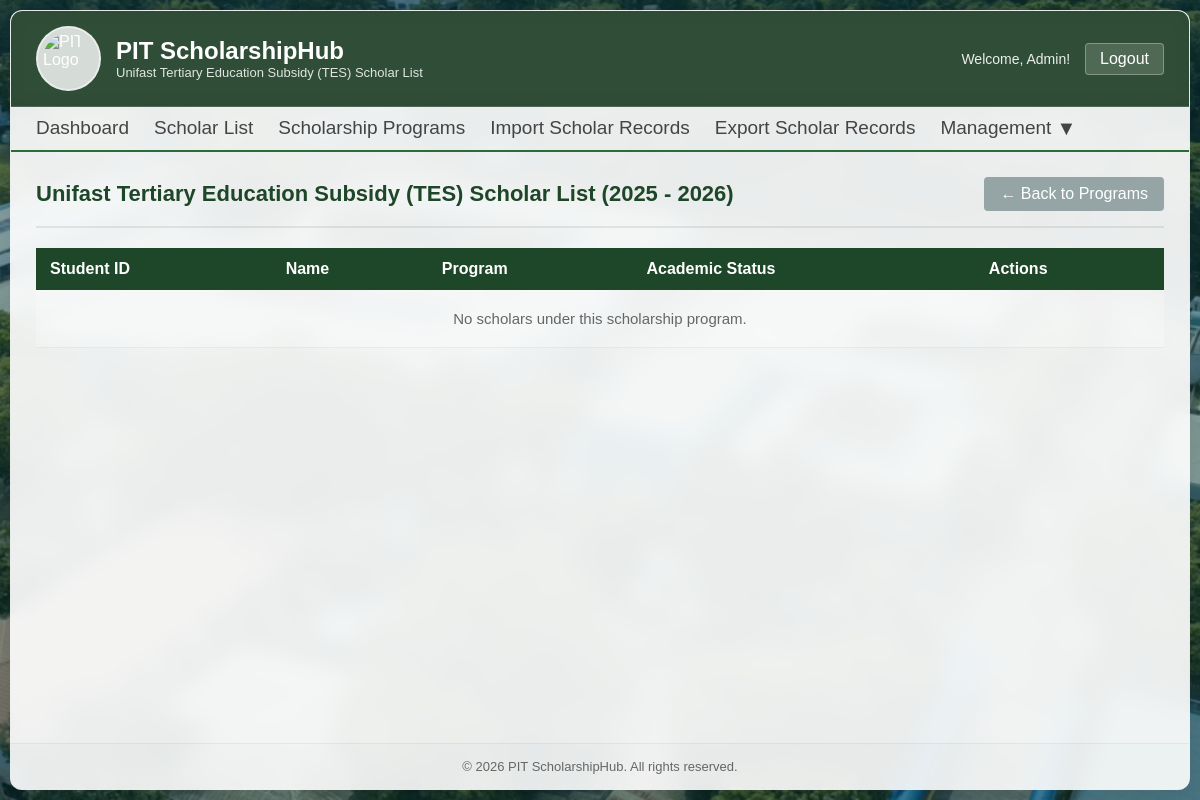
The page /admin/scholarship_scholar_list.php?id=19 (signed in) on the database as committed earlier.
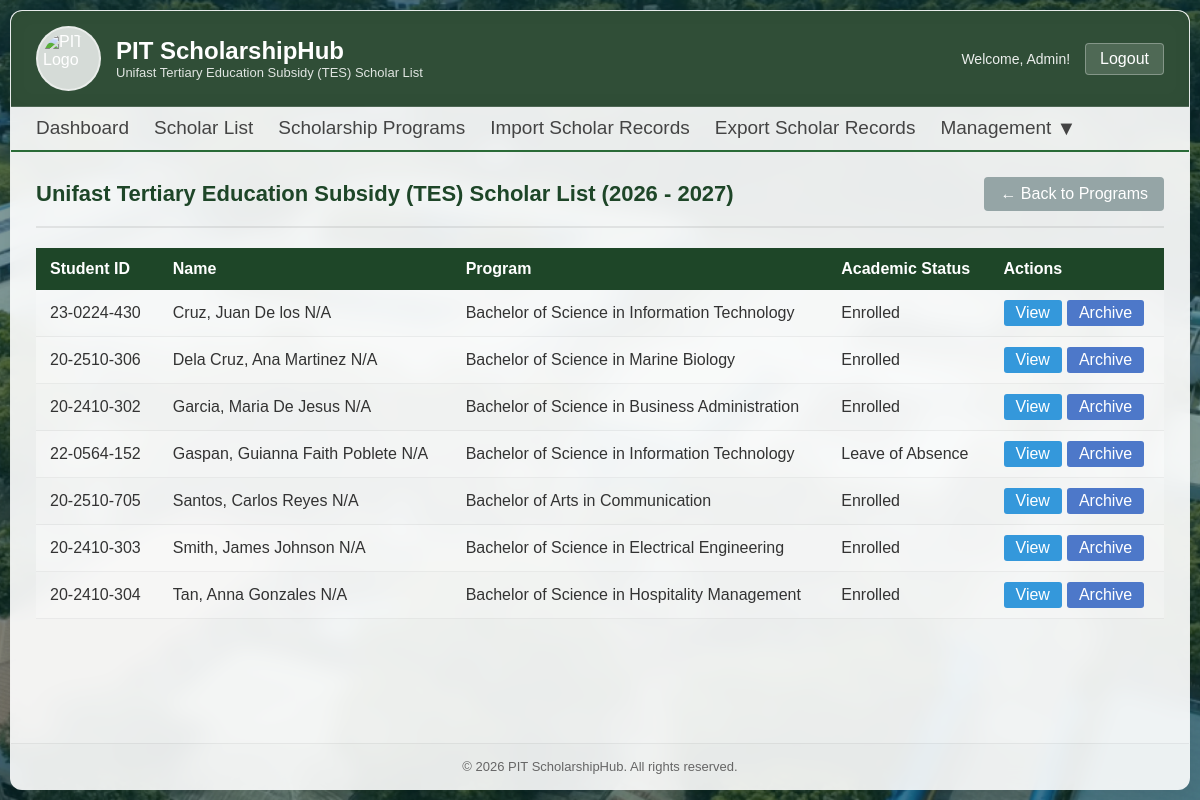
The same page on the database as committed later.
### tables this page shows
CREATE TABLE `scholarship_program` (
  `id` int(11) NOT NULL,
  `name` varchar(255) NOT NULL,
  `code` varchar(255) NOT NULL,
  `description` text NOT NULL,
  `min_gwa_req` decimal(3,2) DEFAULT NULL,
  `pay_amount` decimal(10,2) DEFAULT NULL,
  `is_active` tinyint(4) NOT NULL,
  `is_archived` tinyint(4) NOT NULL DEFAULT 0,
  `school_year` varchar(20) NOT NULL,
  `provider_id` int(11) DEFAULT NULL,
  `scholarship_type` varchar(255) NOT NULL
);

CREATE TABLE `scholar_info` (
  `id` int(11) NOT NULL,
  `student_id` varchar(11) NOT NULL,
  `philsys_id` varchar(50) DEFAULT NULL,
  `lrn` varchar(50) DEFAULT NULL,
  `four_ps_id` varchar(50) DEFAULT NULL,
  `last_name` varchar(50) NOT NULL,
  `given_name` varchar(50) NOT NULL,
  `ext_name` varchar(10) NOT NULL,
  `middle_name` varchar(50) NOT NULL,
  `sex` tinyint(4) NOT NULL,
  `birthdate` date NOT NULL,
  `scholarship_program_id` int(11) NOT NULL,
  `program_id` int(11) NOT NULL,
  `year_level` int(11) NOT NULL,
  `academic_status` enum('Active','Enrolled','Not Enrolled','Graduated','Dropped','Transferred','Leave of Absence') NOT NULL,
  `loa_semester` varchar(20) DEFAULT NULL,
  `loa_school_year` varchar(20) DEFAULT NULL,
  `father_last_name` varchar(50) NOT NULL,
  `father_given_name` varchar(50) NOT NULL,
  `father_middle_name` varchar(50) NOT NULL,
  `father_contact` varchar(15) DEFAULT 'N/A',
  `mother_last_name` varchar(50) NOT NULL,
  `mother_given_name` varchar(50) NOT NULL,
  `mother_middle_name` varchar(50) NOT NULL,
  `mother_contact` varchar(15) DEFAULT 'N/A',
  `permanent_address` varchar(255) NOT NULL,
  `street` varchar(255) NOT NULL,
  `town_city` varchar(255) NOT NULL,
  `province` varchar(255) NOT NULL,
  `barangay_id` bigint(20) DEFAULT NULL,
  `city_id` bigint(20) DEFAULT NULL,
  `province_id` bigint(20) DEFAULT NULL,
  `region_id` bigint(20) DEFAULT NULL,
  `country` varchar(100) NOT NULL,
  `zipcode` varchar(10) NOT NULL,
  `disability` varchar(255) NOT NULL,
  `contact_num` varchar(11) NOT NULL,
  `email` varchar(255) NOT NULL,
  `ip_group` varchar(255) DEFAULT NULL,
  `is_child_of_solo_parent` tinyint(1) DEFAULT 0,
  `username` varchar(255) NOT NULL,
  `password` varchar(255) NOT NULL,
  `is_archived` tinyint(4) NOT NULL DEFAULT 0,
  `school_year` varchar(20) NOT NULL,
  `profile_picture` varchar(255) DEFAULT NULL,
  `is_password_changed` tinyint(4) NOT NULL DEFAULT 0
);

CREATE TABLE `program` (
  `id` int(11) NOT NULL,
  `name` varchar(255) NOT NULL,
  `college_id` int(11) NOT NULL
);

### includes/check_permission.php (called while the page is built, shortened)
<?php
function canAccessPage($conn, $user_id, $page) {
    $sql = "SELECT role FROM scholarship_users WHERE id = ?";
    $stmt = $conn->prepare($sql);
    $stmt->bind_param("i", $user_id);
    $stmt->execute();
    $result = $stmt->get_result();
    if ($row = $result->fetch_assoc()) {
        if ($row['role'] === 'admin') return true;
    }
    $permissions = getUserPermissions($conn, $user_id);
    return isset($permissions[$page]) && in_array('view', $permissions[$page]);
}
function hasPermission($conn, $user_id, $page, $action) {
    $sql = "SELECT role FROM scholarship_users WHERE id = ?";
    $stmt = $conn->prepare($sql);
    $stmt->bind_param("i", $user_id);
    $stmt->execute();
    $result = $stmt->get_result();
    if ($row = $result->fetch_assoc()) {
        if ($row['role'] === 'admin') return true;
    }
    $permissions = getUserPermissions($conn, $user_id);
    return isset($permissions[$page]) && in_array($action, $permissions[$page]);
}
    ?>

### admin/scholarship_scholar_list.php (the view, shortened to what this page needs)
<?php
include __DIR__ . "/../includes/conn.php";
include __DIR__ . "/../includes/check_permission.php";
$scholarship_id = (int) ($_GET['id'] ?? 0);
$scholarship_name = "";
$sql = "SELECT
            scholar_info.id AS scholar_id,
            student_id,
            last_name,
            given_name,
            middle_name,
            ext_name,
            academic_status,
            program.name AS program_name
            FROM scholar_info
            INNER JOIN program ON scholar_info.program_id = program.id
            WHERE scholarship_program_id = ? AND scholar_info.is_archived = 0
            ORDER BY scholar_info.last_name ASC";
$stmt = $conn->prepare($sql);
$stmt->bind_param("i", $scholarship_id);
$stmt->execute();
$result = $stmt->get_result();
$scholarship_name_sql = "SELECT name, school_year FROM scholarship_program WHERE id = ?";
$scholarship_name_stmt = $conn->prepare($scholarship_name_sql);
$scholarship_name_stmt->bind_param("i", $scholarship_id);
if($scholarship_name_stmt->execute()) {
    $scholarship_name_result = $scholarship_name_stmt->get_result();
    if($row = $scholarship_name_result->fetch_assoc()) {
        $scholarship_name = $row['name'];
        $school_year = $row['school_year'];
    }
} else {
    $_SESSION['fail'] = "Scholarship record not found.";
    header("Location: scholarship_program.php");
    exit();
}
?>
<!DOCTYPE html>
<html>
<head>
    <link rel="stylesheet" href="../assets/css/scholarship_scholar_list.css?v=<?= filemtime('../assets/css/scholarship_scholar_list.css') ?>">
    <link rel="stylesheet" href="../assets/css/modals.css?v=<?= filemtime('../assets/css/modals.css') ?>">
</head>
<body>
    <?php if(!isset($_SESSION['user_id']) || ($_SESSION['role'] !== 'admin' && $_SESSION['role'] !== 'staff')) :
        $_SESSION['fail'] = "You are no logged in!";
        header("Location: ../portal.php");
        exit();
    else : ?>
        <div class="container">
            <div class="header">
                <div class="header-left">
                    <img src="../assets/images/PIT%20LOGO.png" alt="PIT Logo">
                    <div>
                        <h1>PIT ScholarshipHub</h1>
                        <p><?= htmlspecialchars($scholarship_name) ?> Scholar List</p>
                    </div>
                </div>
                <div class="header-right">
                    <span class="welcome-text">Welcome, Admin!</span>
                    <form action="../functions/logout.php" method="post" style="display: inline;">
                        <button type="submit" class="logout-btn" onclick="return confirm('Logout?')">Logout</button>
                    </form>
                </div>
            </div>
            <?php include __DIR__ . "/../includes/navigation.php"; ?>
            <div class="page-content">
                <div class="page-header">
                    <h2><?= htmlspecialchars($scholarship_name) ?> Scholar List (<?= $school_year ?>)</h2>
                    <div class="page-actions">
                        <a href="scholarship_program.php" class="btn btn-secondary">← Back to Programs</a>
                    </div>
                </div>
                <div class="table-wrapper">
                    <table>
                        <thead>
                            <tr>
                                <th>Student ID</th>
                                <th>Name</th>
                                <th>Program</th>
                                <th>Academic Status</th>
                                <th>Actions</th>
                            </tr>
                        </thead>
                        <tbody>
                            <?php if($result->num_rows > 0) : ?>
                                <?php while($row = $result->fetch_assoc()) : ?>
                                    <tr>
                                        <td><?= htmlspecialchars($row['student_id']) ?></td>
                                        <td><?= htmlspecialchars($row['last_name']) ?>, <?= htmlspecialchars($row['given_name']) ?> <?= htmlspecialchars($row['middle_name']) ?> <?= htmlspecialchars($row['ext_name']) ?></td>
                                        <td><?= htmlspecialchars($row['program_name']) ?></td>
                                        <td><?= htmlspecialchars($row['academic_status']) ?></td>
                                        <td>
                                            <div class="action-buttons">
                                                <a href="scholar_profile.php?scholar_id=<?= $row['scholar_id'] ?>" class="btn-sm btn-view">View</a>
                                                <form action="<?= $_SERVER['PHP_SELF'] ?>?id=<?= $scholarship_id ?>" method="POST" style="display: inline;">
                                                    <?php if(hasPermission($conn, $_SESSION['user_id'], 'scholars', 'archive')) : ?>
                                                        <button type="submit" name="archive" class="btn-sm btn-archive" onclick="return confirm('Archive Scholar?')">Archive</button>
                                                    <?php endif; ?>
                                                </form>
                                            </div>
                                        </td>
                                    </tr>
                                <?php endwhile; ?>
                            <?php else : ?>
                                <tr>
                                    <td colspan="5" class="no-data">No scholars under this scholarship program.</td>
                                </tr>
                            <?php endif; ?>
                        </tbody>
                    </table>
                </div>
            </div>
            <div class="footer">
                © 2026 PIT ScholarshipHub. All rights reserved.
            </div>
        </div>
    <?php endif; ?>
</body>
</html>

### includes/navigation.php (shortened to what this page needs)
<?php
$current_page = basename($_SERVER['PHP_SELF']);
function isActive($pages, $current_page) {
    if (is_array($pages)) {
        return in_array($current_page, $pages) ? 'active' : '';
    }
    return $current_page === $pages ? 'active' : '';
}
$scholar_pages = [
    'scholar_list.php',
    'add_scholar.php',
    'edit_scholar.php',
    'scholar_profile.php',
    'academic_performance.php',
    'add_academic_performance.php',
    'edit_academic_performance.php'
];
$program_pages = [
    'scholarship_program.php',
    'add_scholarship.php',
    'edit_scholarship.php',
    'providers.php'
];
$announcement_pages = [
    'announcements.php',
    'add_announcement.php',
    'edit_announcement.php'
];
$management_pages = array_merge(
    $announcement_pages,
    ['program_management.php', 'account_management.php', 'archive.php', 'audit_trail.php']
);
?>
<nav class="nav-bar">
    <ul>
        <li>
            <a href="dashboard.php" class="<?= isActive('dashboard.php', $current_page) ?>">Dashboard</a>
        </li>
        <?php if(canAccessPage($conn, $_SESSION['user_id'], 'scholars')) : ?>
            <li>
                <a href="scholar_list.php" class="<?= isActive($scholar_pages, $current_page) ?>">Scholar List</a>
            </li>
        <?php endif; ?>
        <?php if(canAccessPage($conn, $_SESSION['user_id'], 'scholarship_programs')) : ?>
            <li>
                <a href="scholarship_program.php" class="<?= isActive($program_pages, $current_page) ?>">Scholarship Programs</a>
            </li>
        <?php endif; ?>
        <?php if(hasPermission($conn, $_SESSION['user_id'], 'import_export', 'import')) : ?>
            <li>
                <a href="upload_excel.php" class="<?= isActive('upload_excel.php', $current_page) ?>">Import Scholar Records</a>
            </li>
        <?php endif; ?>
        <?php if(hasPermission($conn, $_SESSION['user_id'], 'import_export', 'export')) : ?>
            <li>
                <a href="export_scholars.php" class="<?= isActive('export_scholars.php', $current_page) ?>">Export Scholar Records</a>
            </li>
        <?php endif; ?>
        <?php
        $can_see_management = canAccessPage($conn, $_SESSION['user_id'], 'announcements') ||
                              canAccessPage($conn, $_SESSION['user_id'], 'program_management') ||
                              $_SESSION['role'] === 'admin';
        if($can_see_management) :
        ?>
            <li class="dropdown">
                <a href="#" class="dropdown-toggle <?= isActive($management_pages, $current_page) ?>">
                    Management <div class="arrow-down">▼</div>
                </a>
                    <?php if(canAccessPage($conn, $_SESSION['user_id'], 'program_management')) : ?>
                        <li>
                            <a href="program_management.php" class="<?= isActive('program_management.php', $current_page) ?>">Programs & Colleges</a>
                        </li>
                    <?php endif; ?>
            </li>
        <?php endif; ?>
    </ul>
</nav>

### assets/css/scholarship_scholar_list.css (style rules this page uses)
* { margin: 0; padding: 0; box-sizing: border-box; }
body { font-family: Arial, sans-serif; color: #333; min-height: 100vh; position: relative; background-image: url('../images/background.png'); background-repeat: no-repeat; background-size: cover; background-position: center; background-attachment: fixed; display: flex; align-items: stretch; justify-content: center; padding: 10px; box-sizing: border-box; }
body::before { content: ''; position: fixed; top: 0; left: 0; width: 100%; height: 100%; background: rgba(0, 0, 0, 0.15); z-index: -1; pointer-events: none; }
.container { max-width: 1500px; width: 100%; margin: 0; padding: 0; background: rgba(255, 255, 255, 0.85); backdrop-filter: blur(10px); -webkit-backdrop-filter: blur(10px); border: 1px solid rgba(255, 255, 255, 0.3); border-radius: 12px; box-shadow: 0 8px 32px rgba(0, 0, 0, 0.1); overflow: hidden; display: flex; flex-direction: column; min-height: calc(100vh - 20px); }
.header { background: rgba(26, 59, 34, 0.9) !important; backdrop-filter: blur(10px); color: #fff; padding: 15px 25px; border-radius: 0; display: flex; justify-content: space-between; align-items: center; flex-wrap: wrap; border-bottom: 1px solid rgba(255, 255, 255, 0.15); }
.header-left { display: flex; align-items: center; gap: 15px; }
.header-left img { width: 65px; height: 65px; padding: 5px; border-radius: 50%; object-fit: cover; border: 2px solid rgba(255,255,255,0.5); background-color: rgba(255, 255, 255, 0.8); }
.header-left h1 { font-size: 24px; }
.header-left p { font-size: 13px; opacity: 0.85; }
.header-right { display: flex; align-items: center; gap: 15px; }
.welcome-text { font-size: 14px; opacity: 0.9; }
.logout-btn { background: rgba(255,255,255,0.15); color: #fff; border: 1px solid rgba(255,255,255,0.3); padding: 6px 14px; border-radius: 4px; cursor: pointer; font-size: 16px; transition: background 0.3s; }
.nav-bar { background: rgba(255, 255, 255, 0.4); padding: 10px 25px; border-bottom: 2px solid #2a6b37; }
.nav-bar ul { list-style: none; display: flex; gap: 25px; flex-wrap: wrap; }
.nav-bar ul li a { color: #444; text-decoration: none; font-size: 19px; padding: 5px 0; border-bottom: 2px solid transparent; transition: all 0.3s; }
.nav-bar ul li { position: relative; }
.nav-bar ul li .dropdown-toggle { cursor: pointer; }
.arrow-down { display: inline; font-size: 20px; vertical-align: top; }
.page-content { background: rgba(255, 255, 255, 0.4); padding: 25px; border-radius: 0; flex: 1; }
.page-header { display: flex; justify-content: space-between; align-items: center; flex-wrap: wrap; margin-bottom: 20px; padding-bottom: 15px; border-bottom: 2px solid rgba(0,0,0,0.08); }
.page-header h2 { color: #1e4628; font-size: 22px; }
.page-actions { display: flex; gap: 10px; flex-wrap: wrap; }
.btn { display: inline-block; padding: 8px 16px; border: none; border-radius: 4px; text-decoration: none; font-size: 16px; cursor: pointer; transition: background 0.3s, transform 0.2s; color: #fff; }
.btn-secondary { background: #95a5a6; }
.btn-sm { display: inline-block; padding: 4px 12px; border: none; border-radius: 3px; font-size: 16px; cursor: pointer; text-decoration: none; color: #fff; transition: background 0.3s, transform 0.2s; }
.btn-view { background: #3498db; }
.action-buttons .btn-archive { background: rgb(77, 120, 201) }
.table-wrapper { overflow-x: auto; }
table { width: 100%; border-collapse: collapse; font-size: 16px; }
table thead th { background: #1e4628; color: #fff; padding: 12px 14px; text-align: left; font-weight: bold; }
table tbody td { padding: 10px 14px; border-bottom: 1px solid rgba(0,0,0,0.05); vertical-align: middle; }
table tbody tr { background: rgba(255, 255, 255, 0.2); }
table tbody tr:nth-child(even) { background: rgba(255, 255, 255, 0.4); }
.action-buttons { display: flex; gap: 5px; flex-wrap: wrap; }
.footer { text-align: center; padding: 15px 25px; color: #666; font-size: 13px; border-top: 1px solid rgba(0, 0, 0, 0.05); background: rgba(255, 255, 255, 0.3); }
.no-data { text-align: center; color: #666; padding: 20px 0; font-size: 15px; }

Rows that differ between the two databases and show on the page:
changed scholarship_program "Unifast Tertiary Education Subsidy (TES)": school_year "2025 - 2026" → "2026 - 2027"
added scholar_info: student "23-0224-430", last_name "Cruz", given_name "Juan", middle_name "De los", ext_name "N/A", program.name "Bachelor of Science in Information Technology", academic_status "Enrolled"
added scholar_info: student "20-2510-306", last_name "Dela Cruz", given_name "Ana", middle_name "Martinez", ext_name "N/A", program.name "Bachelor of Science in Marine Biology", academic_status "Enrolled"
added scholar_info: student "20-2410-302", last_name "Garcia", given_name "Maria", middle_name "De Jesus", ext_name "N/A", program.name "Bachelor of Science in Business Administration", academic_status "Enrolled"
added scholar_info: student "22-0564-152", last_name "Gaspan", given_name "Guianna Faith", middle_name "Poblete", ext_name "N/A", program.name "Bachelor of Science in Information Technology", academic_status "Leave of Absence"
added scholar_info: student "20-2510-705", last_name "Santos", given_name "Carlos", middle_name "Reyes", ext_name "N/A", program.name "Bachelor of Arts in Communication", academic_status "Enrolled"
added scholar_info: student "20-2410-303", last_name "Smith", given_name "James", middle_name "Johnson", ext_name "N/A", program.name "Bachelor of Science in Electrical Engineering", academic_status "Enrolled"
added scholar_info: student "20-2410-304", last_name "Tan", given_name "Anna", middle_name "Gonzales", ext_name "N/A", program.name "Bachelor of Science in Hospitality Management", academic_status "Enrolled"
Other text that changed with them:
text no longer shown: "No scholars under this scholarship program."
